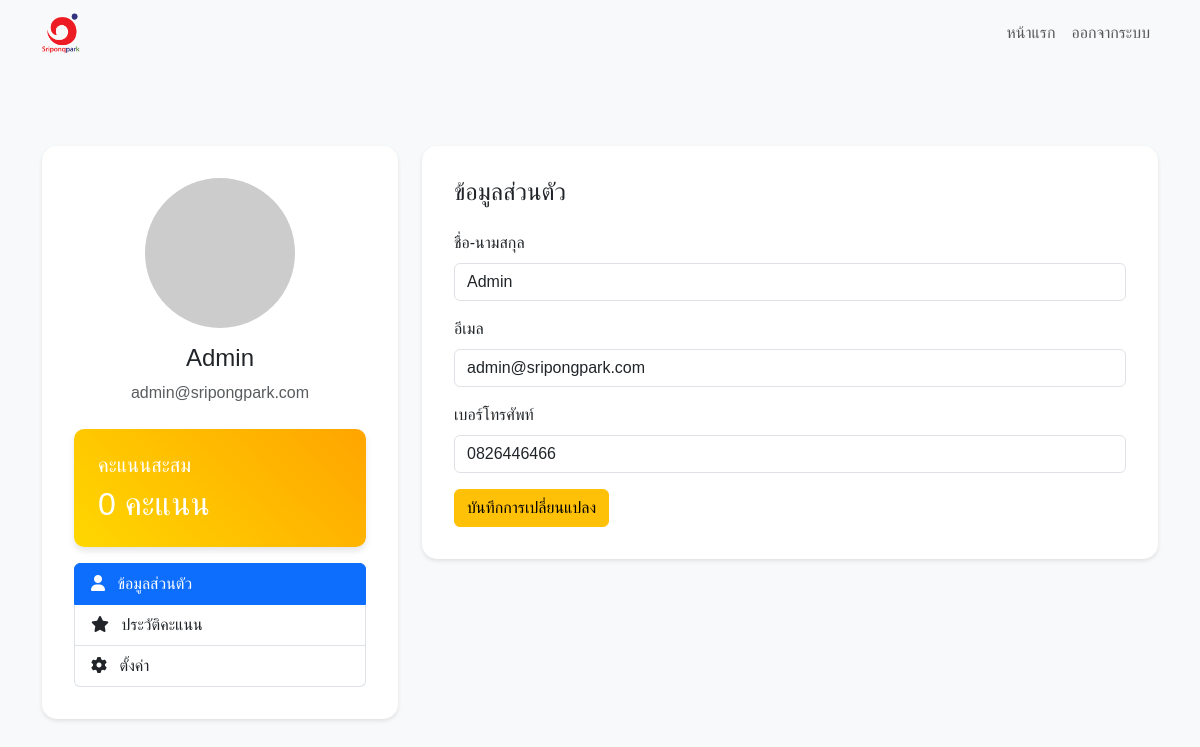
The app's page /profile.php (signed in) with its own data.
### tables this page shows
CREATE TABLE `users`  (
  `id` int NOT NULL AUTO_INCREMENT,
  `name` varchar(255) NOT NULL,
  `email` varchar(255) NOT NULL,
  `password` varchar(255) NOT NULL,
  `phone` varchar(20) NOT NULL,
  `role` enum('admin','user') NULL DEFAULT 'user',
  `points` int NULL DEFAULT 0,
  `created_at` timestamp NULL DEFAULT CURRENT_TIMESTAMP,
  `updated_at` timestamp NULL DEFAULT CURRENT_TIMESTAMP ON UPDATE CURRENT_TIMESTAMP,
  PRIMARY KEY (`id`) USING BTREE,
  UNIQUE INDEX `email`(`email` ASC) USING BTREE
);

### includes/db_functions.php (called while the page is built, shortened)
<?php
function getUserProfile($pdo, $userId) {
    $stmt = $pdo->prepare("
        SELECT u.*,
            (SELECT COUNT(*) FROM points_transactions WHERE user_id = u.id) as total_transactions
        FROM users u
        WHERE u.id = ?
    ");
    $stmt->execute([$userId]);
    return $stmt->fetch();
}

### profile.php (the view, shortened to what this page needs)
<?php
require_once 'config/database.php';
require_once 'includes/db_functions.php';
try {
    $user = getUserProfile($pdo, $_SESSION['user_id']);
} catch (PDOException $e) {
    error_log("Database error: " . $e->getMessage());
    header('Location: error.php');
    exit;
}
?>
<!DOCTYPE html>
<html lang="th">
<head>
    <link href="https://cdn.jsdelivr.net/npm/bootstrap@5.3.0/dist/css/bootstrap.min.css" rel="stylesheet">
    <link href="https://cdn.jsdelivr.net/npm/sweetalert2@11/dist/sweetalert2.min.css" rel="stylesheet">
    <link rel="stylesheet" href="https://cdnjs.cloudflare.com/ajax/libs/font-awesome/6.0.0/css/all.min.css">
</head>
<body>
    <nav class="navbar navbar-expand-lg navbar-light bg-light">
        <div class="container">
            <a class="navbar-brand" href="home.php">
                <img src="./images/logo.png" alt="Logo" height="40">
            </a>
            <div class="collapse navbar-collapse" id="navbarNav">
                <ul class="navbar-nav ms-auto">
                    <li class="nav-item">
                        <a class="nav-link" href="home.php">หน้าแรก</a>
                    </li>
                    <li class="nav-item">
                        <a class="nav-link" href="logout.php">ออกจากระบบ</a>
                    </li>
                </ul>
            </div>
        </div>
    </nav>
    <div class="container py-5">
        <div class="row">
            <div class="col-md-4">
                <div class="profile-section">
                    <div class="text-center mb-4">
                        <img src="https://via.placeholder.com/150" class="rounded-circle mb-3" alt="Profile Picture">
                        <h4><?php echo htmlspecialchars($user['name']); ?></h4>
                        <p class="text-muted"><?php echo htmlspecialchars($user['email']); ?></p>
                    </div>
                    <div class="points-card">
                        <h5 class="mb-2">คะแนนสะสม</h5>
                        <h2 class="mb-0"><?php echo number_format($user['points']); ?> คะแนน</h2>
                    </div>
                    <div class="list-group">
                        <a href="#profile" class="list-group-item list-group-item-action active" data-bs-toggle="list">
                            <i class="fas fa-user me-2"></i> ข้อมูลส่วนตัว
                        </a>
                        <a href="#points" class="list-group-item list-group-item-action" data-bs-toggle="list">
                            <i class="fas fa-star me-2"></i> ประวัติคะแนน
                        </a>
                        <a href="#settings" class="list-group-item list-group-item-action" data-bs-toggle="list">
                            <i class="fas fa-cog me-2"></i> ตั้งค่า
                        </a>
                    </div>
                </div>
            </div>
            <div class="col-md-8">
                <div class="tab-content">
                    <div class="tab-pane fade show active" id="profile">
                        <div class="profile-section">
                            <h4 class="mb-4">ข้อมูลส่วนตัว</h4>
                            <form id="updateProfileForm">
                                <div class="mb-3">
                                    <label class="form-label">ชื่อ-นามสกุล</label>
                                    <input type="text" class="form-control" name="name"
                                           value="<?php echo htmlspecialchars($user['name']); ?>">
                                </div>
                                <div class="mb-3">
                                    <label class="form-label">อีเมล</label>
                                    <input type="email" class="form-control" name="email"
                                           value="<?php echo htmlspecialchars($user['email']); ?>" readonly>
                                </div>
                                <div class="mb-3">
                                    <label class="form-label">เบอร์โทรศัพท์</label>
                                    <input type="tel" class="form-control" name="phone"
                                           value="<?php echo htmlspecialchars($user['phone']); ?>">
                                </div>
                                <button type="submit" class="btn btn-warning">บันทึกการเปลี่ยนแปลง</button>
                            </form>
                        </div>
                    </div>
                </div>
            </div>
        </div>
    </div>
</body>
</html>

### profile.php (style rules this page uses)
body { background-color: #f8f9fa; font-family: 'Kanit', sans-serif; }
.profile-section { background: white; border-radius: 15px; box-shadow: 0 2px 4px rgba(0,0,0,0.1); padding: 2rem; margin-top: 2rem; }
.points-card { background: linear-gradient(45deg, #FFD700, #FFA500); color: white; border-radius: 10px; padding: 1.5rem; margin-bottom: 1rem; box-shadow: 0 4px 6px rgba(0,0,0,0.1); }

### records on screen
users: name "Admin", email "admin@sripongpark.com", points "0", phone "0826446466"
